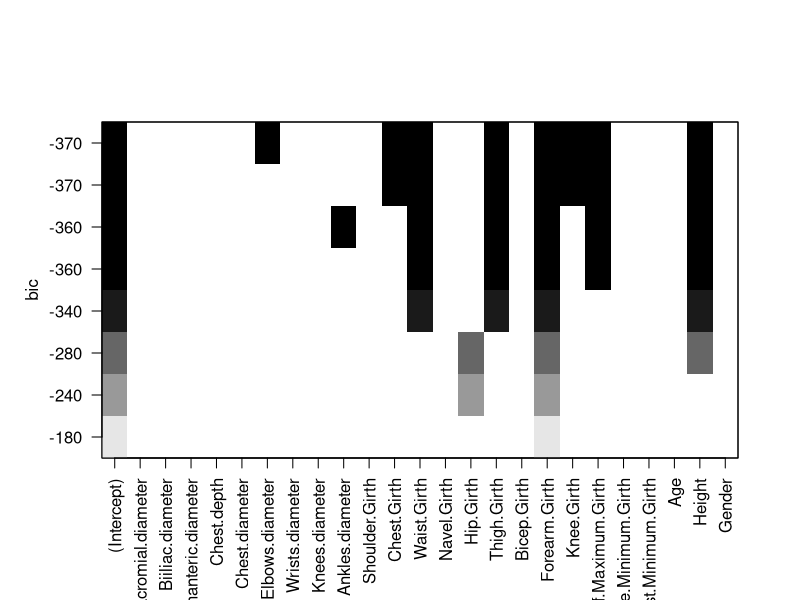
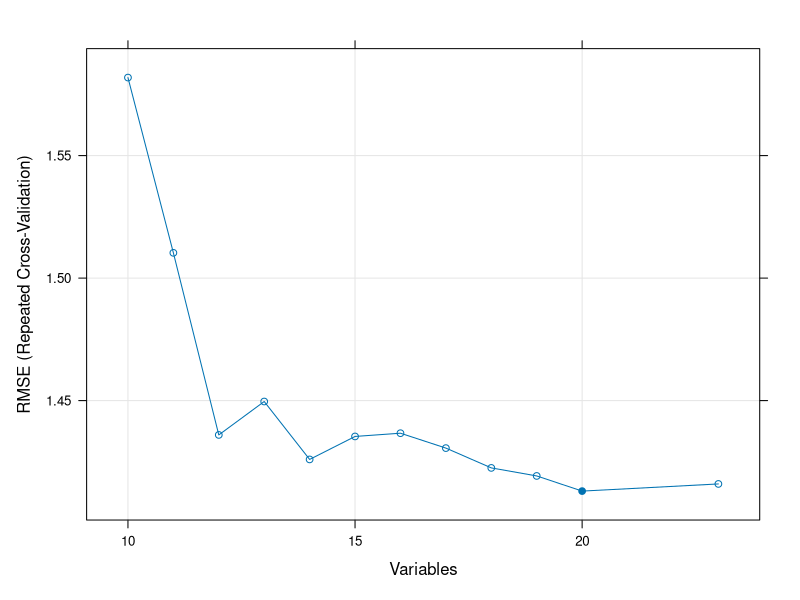
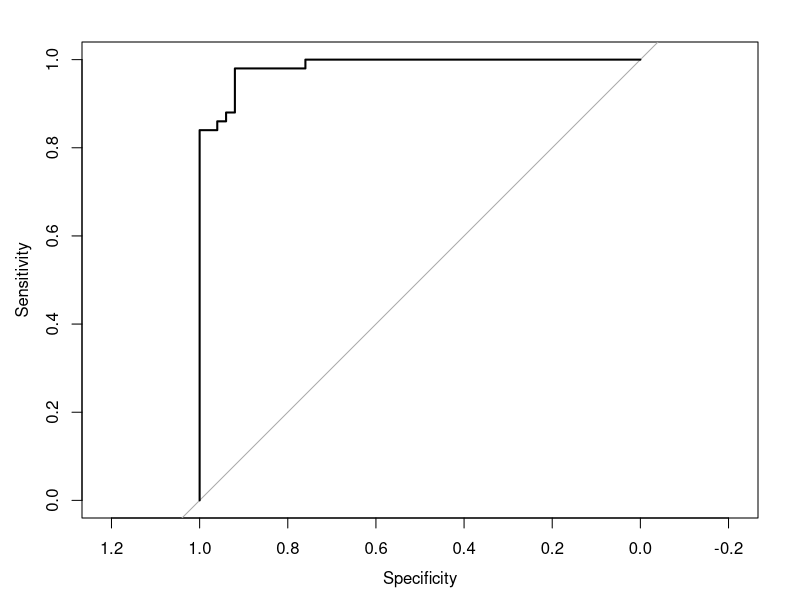

Write R code to recreate these figures, in order.
## ---- chunk 1
knitr::opts_chunk$set(echo = TRUE)
## ---- chunk 2
library(dplyr)
library(leaps)
library(caret)
library(pROC)
## ---- chunk 3
datos <- read.csv2("EP09 Datos.csv")

datos$IMC <- NULL
datos[["IMC"]] <- (datos$Weight / (datos$Height/100)^2)

datos$EN <- NULL
datos[["EN"]] <- ifelse(datos$IMC >= 25, "sobrepeso", "no sobrepeso")
datos[["EN"]] <- factor(datos[["EN"]])
## ---- chunk 4
set.seed(20072)
## ---- chunk 5
con <- filter(datos, EN == "sobrepeso")
sin <- filter(datos, EN == "no sobrepeso")

muestraA <- con[sample(nrow(con), 50), ]
muestraB <- sin[sample(nrow(sin), 50), ]
muestra <- rbind(muestraA, muestraB)
## ---- chunk 6
# Variables a obviar (Weight, IMC, EN)
variables <- c(23, 26, 27)

variables_seleccionadas <- colnames(muestra)[-variables]

formula_reg <- as.formula(paste("Weight ~", paste(variables_seleccionadas, collapse = " + ")))

# Busqueda exhaustiva en donde se analizan 8 subconjuntos
reg_results <- regsubsets(formula_reg, data = muestra, nvmax = 8, nbest = 1)
summary(reg_results)$which

# Se grafican los modelos en donde cada valor horizontal representa uno, cada cuadro de color implica el uso de la variable en el modelo, 
# por el principio de parsimonia se busca utilizar el que utilice menos variables, en este caso el que posee BIC de -370 con las variables:
# Chest.Girth, Waist.Girth,Thigh.Girth, Forearm.Girth, Knee.Girth, Calf.Maximum.Girth y Height
plot(reg_results)

# Se seleccionan las variables basadas en el análisis anterior
variables_modelo <- c("Chest.Girth", "Waist.Girth", "Thigh.Girth", 
                      "Forearm.Girth", "Knee.Girth", "Calf.Maximum.Girth", "Height")

# Se crea la fórmula para el modelo
formula_modelo <- as.formula(paste("Weight ~", paste(variables_modelo, collapse = " + ")))

# Se construye el modelo
modelo_final <- lm(formula_modelo, data = muestra)

# Se realiza la evaluación con bootstrapping
set.seed(20072) 
train_control <- trainControl(method = "boot", number = 1000)  # 1000 iteraciones de bootstrap

modelo_bootstrapped <- train(formula_modelo, data = muestra, method = "lm", trControl = train_control)

summary(modelo_bootstrapped)
## ---- chunk 7
set.seed(20072)
# Se quitan las variables indicadas
variables <- c(23, 24, 27)

muestra_reducida <- muestra[-variables]

# Se genera el modelo RFE
control <- rfeControl(functions = lmFuncs, method = "repeatedcv", number = 5, repeats = 5)

modelo_rfe <- rfe(muestra_reducida[, -24], muestra_reducida[, 24], sizes = 10:20, rfeControl = control)

# Se selecciona los mejores predictores
predictors(modelo_rfe)

# Se ven los resultados del modelo RFE
modelo_rfe$fit
plot(modelo_rfe, type = c("g", "o"))

# Se crea la formula para el emodelo de regresión lineal múltiple
formula_rge <- as.formula(paste("IMC ~", paste(predictors(modelo_rfe), collapse = " + ")))
modelo_final <- lm(formula_rge, data = muestra)
summary(modelo_final)
## ---- chunk 8
# Se quitan las variables indicadas
variables <- c(23, 24, 26)

muestra_reducida <- muestra[-variables]

set.seed(20072)
# Se genera el modelo RFE
funcion_usar <- lrFuncs
funcion_usar$summary <- twoClassSummary

control <- rfeControl(functions = funcion_usar, method = "cv", number = 5)

modelo_rfe <- rfe(muestra_reducida[, 1:23], muestra_reducida[, 24], sizes = 2:6, rfeControl = control, metric = "ROC")

predictors(modelo_rfe)

summary(modelo_rfe$fit)

funcion_logistica <- as.formula(paste("EN ~" , paste(predictors(modelo_rfe), collapse = " + ")))

modelo_final_log <- glm(funcion_logistica, data = muestra, family = binomial(link="logit"))

summary(modelo_final_log)

probs_e <- predict(modelo_final_log, muestra, type = "response")

roc_curva <- roc(muestra$EN , probs_e)

auc <- auc(roc_curva)
auc

# Visualizar el ROC

plot(roc_curva)
